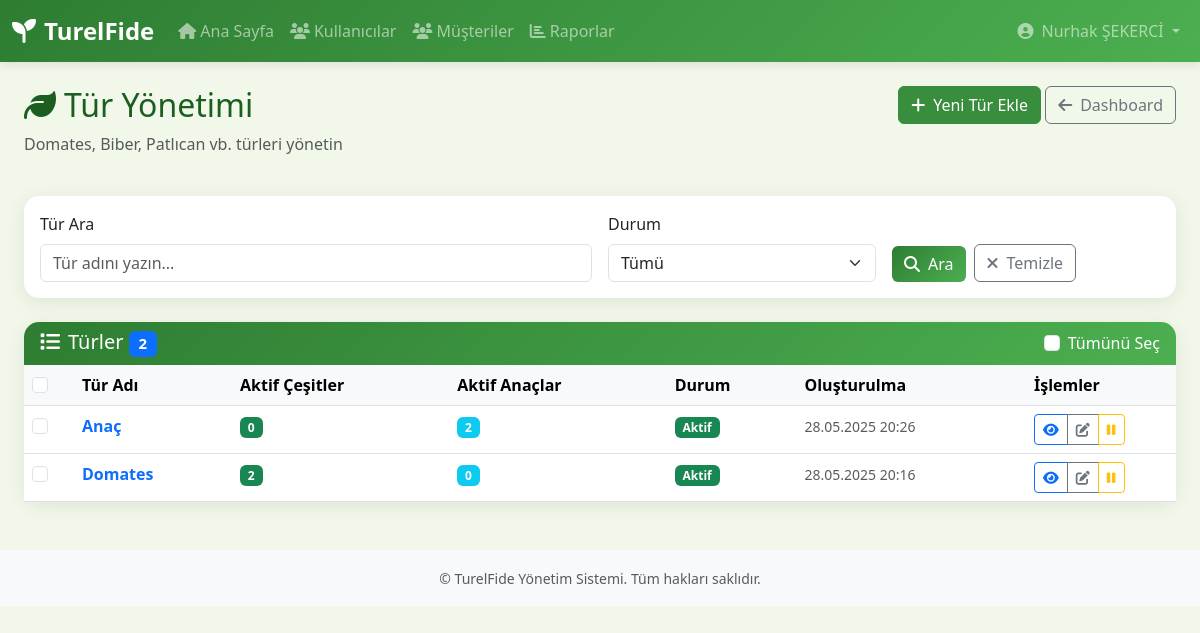
Page /products/species/ (signed in) on the committed database.
### accounts/models.py (models this page shows, shortened)
class User(AbstractUser):
    ROLES = [
        ('admin', 'Admin'),
        ('readonly', 'Patron'),
        ('product_manager', 'Proje Müdürü'),
        ('plant_manager', 'Ekim Sorumlusu'),
        ('plant_personel', 'Ekim Personeli'),
        ('seed_manager', 'Aşı Sorumlusu'),
        ('seed_personel', 'Aşı Personeli'),
        ('finance_personel', 'Finans Personeli'),
        ('shipping_personel', 'Sevkiyat Personeli')
    ]
    role = models.CharField(max_length=20, choices=ROLES)
    phone_number = models.CharField(max_length=10)
    pin_code = models.CharField(max_length=4, unique=True, db_index=True)
    groups = models.ManyToManyField(
        'auth.Group',
        verbose_name='groups',
        blank=True,
        help_text='The groups this user belongs to.',
        related_name='custom_user_set',
        related_query_name='custom_user',
    )
    user_permissions = models.ManyToManyField(
        'auth.Permission',
        verbose_name='user permissions',
        blank=True,
        help_text='Specific permissions for this user.',
        related_name='custom_user_set',
        related_query_name='custom_user',
    )
    class Meta:
        verbose_name = 'Kullanıcı'
        verbose_name_plural = 'Kullanıcılar'

### products/models.py (models this page shows, shortened)
class Species(models.Model):
    name = models.CharField(
        max_length=100,
        unique=True,
        validators=[MinLengthValidator(2)],
        verbose_name="Tür Adı",
        help_text="Örnek: Domates, Aşılı Domates, Biber, Patlıcan"
    )
    is_active = models.BooleanField(
        default=True,
        db_index=True,
        verbose_name="Aktif",
        help_text="Bu tür aktif olarak kullanılıyor mu?"
    )
    created_at = models.DateTimeField(
        auto_now_add=True,
        verbose_name="Oluşturulma Tarihi"
    )
    updated_at = models.DateTimeField(
        auto_now=True,
        verbose_name="Güncellenme Tarihi"
    )
    class Meta:
        db_table = 'products_species'
        verbose_name = "Tür"
        verbose_name_plural = "Türler"
        ordering = ['name']
        indexes = [
            models.Index(fields=['name'], name='species_name_idx'),
            models.Index(fields=['is_active'], name='species_active_idx'),
        ]
    @property
    def active_varieties_count(self):
        return self.varieties.filter(is_active=True).count()
    @property
    def active_rootstocks_count(self):
        return self.rootstocks.filter(is_active=True).count()

### products/views.py (the view)
# urls.py: path('species/', views.species_list_view, name='species_list'),
@product_permission_required(['admin', 'product_manager', 'readonly'])
def species_list_view(request):
    search_query = request.GET.get('search', '')
    status_filter = request.GET.get('status', '')
    page = request.GET.get('page', 1)
    is_active = None
    if status_filter == 'active':
        is_active = True
    elif status_filter == 'inactive':
        is_active = False
    result = SpeciesService.get_species_list(
        search_query=search_query,
        is_active=is_active,
        page=page
    )
    context = {
        'page_obj': result['page_obj'],
        'species_list': result['species'],
        'total_count': result['total_count'],
        'search_query': search_query,
        'status_filter': status_filter,
        'can_edit': can_edit_products(request.user),
    }
    return render(request, 'products/species_list.html', context)

### accounts/utils.py (called while the page is built)
    def get_user(self, user_id):
        try:
            return User.objects.get(pk=user_id)
        except User.DoesNotExist:
            return None

### products/services.py (called while the page is built)
    @staticmethod
    def get_species_list(search_query=None, is_active=None, page=1, per_page=20):
        queryset = Species.objects.all()
        if search_query:
            queryset = queryset.filter(name__icontains=search_query)
        if is_active is not None:
            queryset = queryset.filter(is_active=is_active)
        queryset = queryset.order_by('name')
        paginator = Paginator(queryset, per_page)
        page_obj = paginator.get_page(page)
        return {
            'species': page_obj,
            'total_count': queryset.count(),
            'page_obj': page_obj
        }

### products/utils.py (called while the page is built)
def product_permission_required(allowed_roles=None):
    if allowed_roles is None:
        allowed_roles = ['admin', 'product_manager']
    def decorator(view_func):
        @wraps(view_func)
        def wrapped_view(request, *args, **kwargs):
            if not request.user.is_authenticated:
                return redirect('accounts:login')
            if request.user.role not in allowed_roles:
                messages.error(request, 'Bu işlem için yetkiniz bulunmamaktadır.')
                return redirect('accounts:dashboard')
            return view_func(request, *args, **kwargs)
        return wrapped_view
    return decorator

def can_edit_products(user):
    return user.is_authenticated and user.role in ['admin', 'product_manager']

### products/templates/products/species_list.html (shortened to what this page needs)
{% extends 'accounts/base.html' %}
{% block content %}
<div class="container-fluid">
    <div class="row mb-4">
        <div class="col-md-8">
            <h2><i class="fas fa-leaf me-2"></i>Tür Yönetimi</h2>
            <p class="text-muted">Domates, Biber, Patlıcan vb. türleri yönetin</p>
        </div>
        <div class="col-md-4 text-end">
            {% if can_edit %}
            <a href="{% url 'products:species_create' %}" class="btn btn-success">
                <i class="fas fa-plus me-2"></i>Yeni Tür Ekle
            </a>
            {% endif %}
            <a href="{% url 'products:dashboard' %}" class="btn btn-outline-secondary">
                <i class="fas fa-arrow-left me-2"></i>Dashboard
            </a>
        </div>
    </div>
    <div class="card mb-4">
        <div class="card-body">
            <form method="get" class="row g-3">
                <div class="col-md-6">
                    <label for="search" class="form-label">Tür Ara</label>
                    <input type="text" class="form-control" id="search" name="search"
                           value="{{ search_query }}" placeholder="Tür adını yazın...">
                </div>
                <div class="col-md-3">
                    <label for="status" class="form-label">Durum</label>
                    <select class="form-select" id="status" name="status">
                        <option value="">Tümü</option>
                    </select>
                </div>
                <div class="col-md-3 d-flex align-items-end">
                    <button type="submit" class="btn btn-primary me-2">
                        <i class="fas fa-search me-2"></i>Ara
                    </button>
                    <a href="{% url 'products:species_list' %}" class="btn btn-outline-secondary">
                        <i class="fas fa-times me-2"></i>Temizle
                    </a>
                </div>
            </form>
        </div>
    </div>
    <div class="card">
        <div class="card-header">
            <div class="d-flex justify-content-between align-items-center">
                <h5 class="mb-0">
                    <i class="fas fa-list me-2"></i>Türler
                    <span class="badge bg-primary">{{ total_count }}</span>
                </h5>
                {% if can_edit %}
                <div class="form-check">
                    <input class="form-check-input" type="checkbox" id="select-all">
                    <label class="form-check-label" for="select-all">
                        Tümünü Seç
                    </label>
                </div>
                {% endif %}
            </div>
        </div>
        <div class="card-body p-0">
            {% if species_list %}
            <div class="table-responsive">
                <table class="table table-hover mb-0">
                    <thead class="table-light">
                        <tr>
                            {% if can_edit %}
                            <th width="50">
                                <input type="checkbox" id="select-all-header" class="form-check-input">
                            </th>
                            {% endif %}
                            <th>Tür Adı</th>
                            <th>Aktif Çeşitler</th>
                            <th>Aktif Anaçlar</th>
                            <th>Durum</th>
                            <th>Oluşturulma</th>
                            <th width="150">İşlemler</th>
                        </tr>
                    </thead>
                    <tbody>
                        {% for species in species_list %}
                        <tr>
                            {% if can_edit %}
                            <td>
                                <input type="checkbox" class="form-check-input species-checkbox"
                                       value="{{ species.id }}">
                            </td>
                            {% endif %}
                            <td>
                                <a href="{% url 'products:species_detail' species.id %}" class="text-decoration-none">
                                    <strong>{{ species.name }}</strong>
                                </a>
                            </td>
                            <td>
                                <span class="badge bg-success">{{ species.active_varieties_count }}</span>
                            </td>
                            <td>
                                <span class="badge bg-info">{{ species.active_rootstocks_count }}</span>
                            </td>
                            <td>
                                {% if species.is_active %}
                                    <span class="badge bg-success">Aktif</span>
                                {% else %}
                                    <span class="badge bg-secondary">Pasif</span>
                                {% endif %}
                            </td>
                            <td>
                                <small class="text-muted">{{ species.created_at|date:"d.m.Y H:i" }}</small>
                            </td>
                            <td>
                                <div class="btn-group btn-group-sm">
                                    <a href="{% url 'products:species_detail' species.id %}"
                                       class="btn btn-outline-primary" title="Detaylar">
                                        <i class="fas fa-eye"></i>
                                    </a>
                                    {% if can_edit %}
                                    <a href="{% url 'products:species_edit' species.id %}"
                                       class="btn btn-outline-secondary" title="Düzenle">
                                        <i class="fas fa-edit"></i>
                                    </a>
                                    <button type="button" class="btn btn-outline-warning"
                                            onclick="toggleStatus('species', {{ species.id }})"
                                            title="{% if species.is_active %}Pasifleştir{% else %}Aktifleştir{% endif %}">
                                        {% if species.is_active %}
                                            <i class="fas fa-pause"></i>
                                        {% else %}
                                            <i class="fas fa-play"></i>
                                        {% endif %}
                                    </button>
                                    {% endif %}
                                </div>
                            </td>
                        </tr>
                        {% endfor %}
                    </tbody>
                </table>
            </div>
            {% endif %}
        </div>
    </div>
</div>
{% endblock %}

### accounts/templates/accounts/base.html (shortened to what this page needs)
<!DOCTYPE html>
<html lang="tr">
<head>
    <link href="https://cdn.jsdelivr.net/npm/bootstrap@5.3.0/dist/css/bootstrap.min.css" rel="stylesheet">
    <link rel="stylesheet" href="https://cdn.jsdelivr.net/npm/bootstrap-icons@1.11.0/font/bootstrap-icons.css">
    <link rel="stylesheet" href="https://cdnjs.cloudflare.com/ajax/libs/font-awesome/6.4.0/css/all.min.css">
</head>
<body>
    {% if user.is_authenticated %}
    <nav class="navbar navbar-expand-lg navbar-dark navbar-custom">
        <div class="container-fluid">
            <a class="navbar-brand" href="{% url 'accounts:dashboard' %}">
                <i class="fas fa-seedling me-2"></i>TurelFide
            </a>
            <div class="collapse navbar-collapse" id="navbarNav">
                <ul class="navbar-nav me-auto">
                    <li class="nav-item">
                        <a class="nav-link" href="{% url 'accounts:dashboard' %}">
                            <i class="fas fa-home me-1"></i>Ana Sayfa
                        </a>
                    </li>
                    {% if user.role == 'admin' or user.role == 'readonly' or user.role == 'product_manager' %}
                    <li class="nav-item">
                        <a class="nav-link" href="{% url 'accounts:user_list' %}">
                            <i class="fas fa-users me-1"></i>Kullanıcılar
                        </a>
                    </li>
                    <li class="nav-item">
                        <a class="nav-link" href="{% url 'customers:list' %}">
                            <i class="fas fa-users me-1"></i>Müşteriler
                        </a>
                    </li>
                    {% endif %}
                    {% if 'manager' in user.role or user.role == 'admin' %}
                    <li class="nav-item">
                        <a class="nav-link" href="#!">
                            <i class="fas fa-chart-bar me-1"></i>Raporlar
                        </a>
                    </li>
                    {% endif %}
                </ul>
                <ul class="navbar-nav">
                    <li class="nav-item dropdown">
                        <a class="nav-link dropdown-toggle" href="#" role="button" data-bs-toggle="dropdown">
                            <i class="fas fa-user-circle me-1"></i>
                            {{ user.get_full_name|default:user.username }}
                        </a>
                    </li>
                </ul>
            </div>
        </div>
    </nav>
    {% endif %}
    <main class="{% if user.is_authenticated %}container-fluid mt-4{% endif %}">
        {% block content %}{% endblock %}
    </main>
    {% if user.is_authenticated %}
    <footer class="bg-light text-center py-3 mt-5">
        <div class="container">
            <small class="text-muted">
                © {{ "now"|date:"Y" }} TurelFide Yönetim Sistemi. Tüm hakları saklıdır.
            </small>
        </div>
    </footer>
    {% endif %}
</body>
</html>

### accounts/templates/accounts/base.html (style rules this page uses)
:root { --primary-color: #2e7d32; --secondary-color: #4caf50; --accent-color: #81c784; --success-color: #388e3c; --info-color: #00796b; --warning-color: #f57c00; --danger-color: #d32f2f; --text-dark: #1b5e20; --text-muted: #6c757d; --bg-light: #f1f8e9; --bg-white: #ffffff; --border-light: #e8f5e8; }
body { font-family: 'Segoe UI', Tahoma, Geneva, Verdana, sans-serif; background-color: var(--bg-light); color: var(--text-dark); }
.navbar-custom { background: linear-gradient(135deg, var(--primary-color), var(--secondary-color)); box-shadow: 0 2px 10px rgba(0,0,0,0.1); }
.navbar-brand { font-weight: 700; font-size: 1.5rem; }
.btn-primary { background: linear-gradient(135deg, var(--primary-color), var(--secondary-color)); border: none; transition: all 0.3s ease; }
.btn-success { background-color: var(--success-color); border-color: var(--success-color); }
.card { border: none; box-shadow: 0 4px 20px rgba(0,0,0,0.08); border-radius: 15px; transition: all 0.3s ease; background-color: var(--bg-white); }
.card-header { background: linear-gradient(135deg, var(--primary-color), var(--secondary-color)); color: white; border-radius: 15px 15px 0 0 !important; border: none; }
.table-light { background-color: var(--bg-light); }

### rows in the picture
User: get_full_name "Nurhak ŞEKERCİ"
Species: name "Anaç", active_varieties_count "0", active_rootstocks_count "2", is_active "Aktif", created_at "28.05.2025 20:26"
Species: name "Domates", active_varieties_count "2", active_rootstocks_count "0", is_active "Aktif", created_at "28.05.2025 20:16"

### other values in the picture
{{ total_count }} "2"
